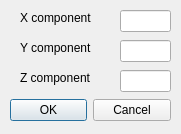
<?xml version="1.0" encoding="UTF-8"?>
<ui version="4.0">
 <class>DirectionDialog</class>
 <widget class="QDialog" name="DirectionDialog">
  <property name="geometry">
   <rect>
    <x>0</x>
    <y>0</y>
    <width>181</width>
    <height>134</height>
   </rect>
  </property>
  <property name="windowTitle">
   <string>Axis direction</string>
  </property>
  <widget class="QDialogButtonBox" name="buttonBox">
   <property name="geometry">
    <rect>
     <x>10</x>
     <y>90</y>
     <width>161</width>
     <height>41</height>
    </rect>
   </property>
   <property name="orientation">
    <enum>Qt::Horizontal</enum>
   </property>
   <property name="standardButtons">
    <set>QDialogButtonBox::Cancel|QDialogButtonBox::Ok</set>
   </property>
  </widget>
  <widget class="QLabel" name="label_X">
   <property name="geometry">
    <rect>
     <x>20</x>
     <y>10</y>
     <width>91</width>
     <height>16</height>
    </rect>
   </property>
   <property name="toolTip">
    <string>X component of rotation's ditection</string>
   </property>
   <property name="text">
    <string>X component</string>
   </property>
  </widget>
  <widget class="QLabel" name="label_Y">
   <property name="geometry">
    <rect>
     <x>20</x>
     <y>40</y>
     <width>91</width>
     <height>16</height>
    </rect>
   </property>
   <property name="toolTip">
    <string>X component of rotation's ditection</string>
   </property>
   <property name="text">
    <string>Y component</string>
   </property>
  </widget>
  <widget class="QLabel" name="label_Z">
   <property name="geometry">
    <rect>
     <x>20</x>
     <y>70</y>
     <width>91</width>
     <height>16</height>
    </rect>
   </property>
   <property name="toolTip">
    <string>X component of rotation's ditection</string>
   </property>
   <property name="text">
    <string>Z component</string>
   </property>
  </widget>
  <widget class="QLineEdit" name="lineEdit_X">
   <property name="geometry">
    <rect>
     <x>120</x>
     <y>10</y>
     <width>51</width>
     <height>22</height>
    </rect>
   </property>
   <property name="toolTip">
    <string>enter a real number in the range 0..1</string>
   </property>
  </widget>
  <widget class="QLineEdit" name="lineEdit_Y">
   <property name="geometry">
    <rect>
     <x>120</x>
     <y>40</y>
     <width>51</width>
     <height>22</height>
    </rect>
   </property>
   <property name="toolTip">
    <string>enter a real number in the range 0..1</string>
   </property>
  </widget>
  <widget class="QLineEdit" name="lineEdit_Z">
   <property name="geometry">
    <rect>
     <x>120</x>
     <y>70</y>
     <width>51</width>
     <height>22</height>
    </rect>
   </property>
   <property name="toolTip">
    <string>enter a real number in the range 0..1</string>
   </property>
  </widget>
 </widget>
 <resources/>
 <connections>
  <connection>
   <sender>buttonBox</sender>
   <signal>accepted()</signal>
   <receiver>DirectionDialog</receiver>
   <slot>accept()</slot>
   <hints>
    <hint type="sourcelabel">
     <x>248</x>
     <y>254</y>
    </hint>
    <hint type="destinationlabel">
     <x>157</x>
     <y>274</y>
    </hint>
   </hints>
  </connection>
  <connection>
   <sender>buttonBox</sender>
   <signal>rejected()</signal>
   <receiver>DirectionDialog</receiver>
   <slot>reject()</slot>
   <hints>
    <hint type="sourcelabel">
     <x>316</x>
     <y>260</y>
    </hint>
    <hint type="destinationlabel">
     <x>286</x>
     <y>274</y>
    </hint>
   </hints>
  </connection>
 </connections>
</ui>
